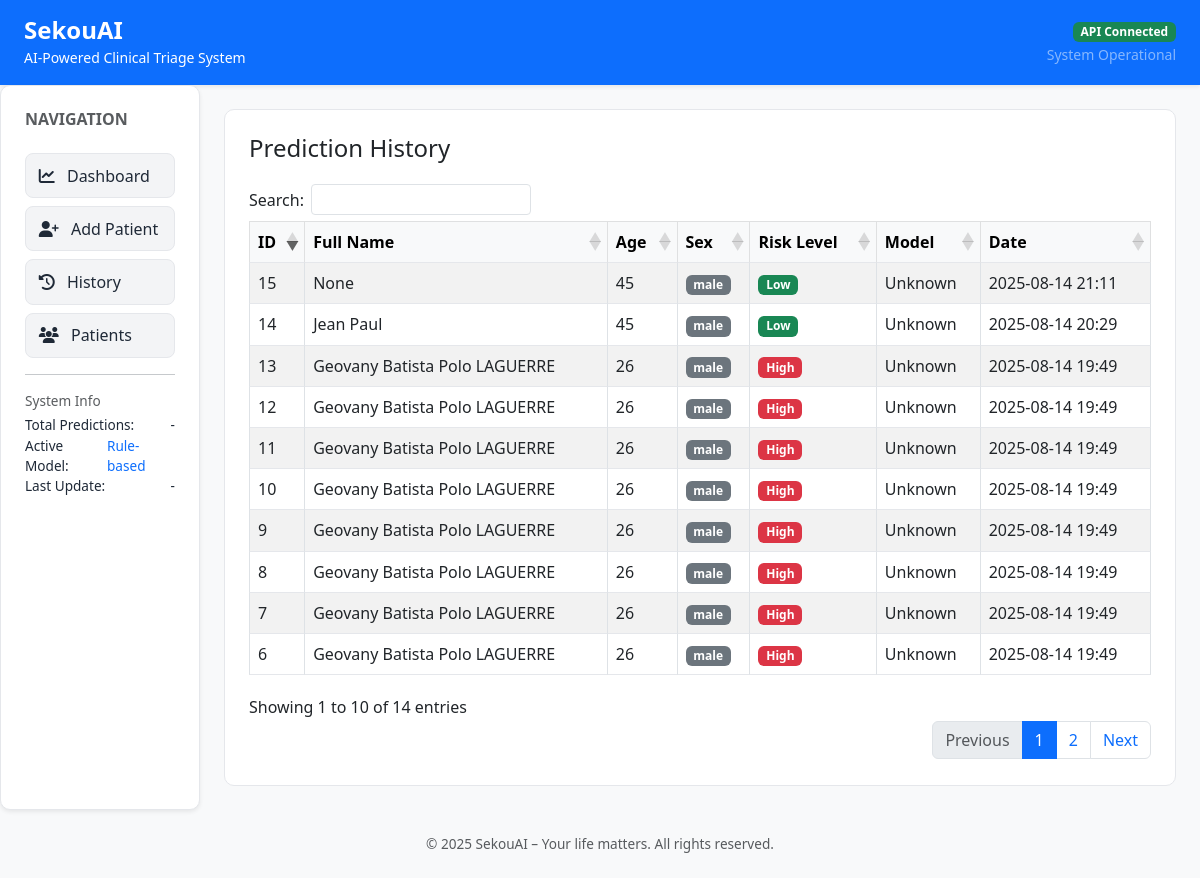
The app's page /history with its own data.
### backend/database.py (models this page shows)
class Prediction(Base):
    __tablename__ = "predictions"
    id = Column(Integer, primary_key=True, index=True)
    risk_level = Column(String, index=True, nullable=False)
    input_data = Column(JSON, nullable=False)
    created_at = Column(DateTime(timezone=True), default=lambda: datetime.now(UTC), nullable=False)

### backend/main.py (the view)
@app.get("/history", response_class=HTMLResponse, tags=["frontend"])
def serve_history(request: Request, db: Session = Depends(get_db)):
    rows: List[Prediction] = db.query(Prediction).order_by(Prediction.created_at.desc()).limit(200).all()
    predictions = []
    for r in rows:
        data = r.input_data or {}
        predictions.append({
            "id": r.id,
            "name": data.get("name", "N/A"),
            "age": data.get("age", "N/A"),
            "sex": data.get("sex", ""),
            "risk_level": r.risk_level,
            "created_at": r.created_at.strftime("%Y-%m-%d %H:%M"),
        })
    return templates.TemplateResponse("history.html", {"request": request, "predictions": predictions})

### frontend/templates/history.html (shortened to what this page needs)
{% extends "layout.html" %}
{% block head %}
  {{ super() }}
  <link rel="stylesheet" href="https://cdn.datatables.net/1.13.6/css/dataTables.bootstrap5.min.css">
  <link rel="stylesheet" href="https://cdn.datatables.net/buttons/2.4.1/css/buttons.bootstrap5.min.css">
  <link rel="stylesheet" href="https://cdn.datatables.net/responsive/2.5.0/css/responsive.bootstrap5.min.css">
{% endblock %}
{% block content %}
<div class="table-container card p-4">
  <h1 class="h4 mb-3">Prediction History</h1>
  <div class="table-responsive">
    <table id="history-table" class="table table-striped table-hover table-bordered table-sm nowrap w-100">
      <thead class="table-light">
        <tr>
          <th>ID</th>
          <th>Full Name</th>
          <th>Age</th>
          <th>Sex</th>
          <th>Risk Level</th>
          <th>Model</th>
          <th>Date</th>
        </tr>
      </thead>
      <tbody>
        {% for p in predictions %}
        <tr>
          <td>{{ p.id }}</td>
          <td>{{ p.name }}</td>
          <td>{{ p.age }}</td>
          <td>
            {% if p.sex %}
              <span class="badge bg-secondary">{{ p.sex }}</span>
            {% else %}
              <span class="text-muted">—</span>
            {% endif %}
          </td>
          <td>
            {% set risk = p.risk_level %}
            {% if risk == 'high' %}
              <span class="badge bg-danger">High</span>
            {% elif risk == 'medium' %}
              <span class="badge bg-warning text-dark">Medium</span>
            {% elif risk == 'low' %}
              <span class="badge bg-success">Low</span>
            {% else %}
              <span class="badge bg-info">{{ risk | capitalize }}</span>
            {% endif %}
          </td>
          <td>{{ p.model or 'Unknown' }}</td>
          <td>{{ p.created_at }}</td>
        </tr>
        {% endfor %}
      </tbody>
    </table>
  </div>
</div>
{% endblock %}

### frontend/templates/layout.html (shortened to what this page needs)
<!DOCTYPE html>
<html lang="en">
<head>
  {% block head %}
  <link href="https://cdn.jsdelivr.net/npm/bootstrap@5.3.0/dist/css/bootstrap.min.css" rel="stylesheet">
  <link rel="stylesheet" href="https://cdnjs.cloudflare.com/ajax/libs/font-awesome/6.4.0/css/all.min.css">
  <link rel="stylesheet" href="{{ url_for('static', path='style.css') }}">
  {% endblock %}
</head>
<body class="bg-light">
  <header class="bg-primary text-white py-3 shadow-sm">
    <div class="container-fluid d-flex justify-content-between align-items-center px-4">
      <div>
        <h1 class="h4 fw-bold mb-0">SekouAI</h1>
        <small>AI-Powered Clinical Triage System</small>
      </div>
      <div class="text-end">
        <span class="badge bg-success">API Connected</span><br>
        <small class="text-white-50">System Operational</small>
      </div>
    </div>
  </header>
  <div class="container-fluid">
    <div class="row">
      <nav class="col-md-3 col-lg-2 d-md-block bg-white sidebar py-4 shadow-sm">
        <div class="d-flex flex-column px-3 gap-2">
          <h6 class="text-muted text-uppercase fw-bold mb-3">Navigation</h6>
          <a href="/" class="nav-link"><i class="fas fa-chart-line me-2"></i> Dashboard</a>
          <a href="/add" class="nav-link"><i class="fas fa-user-plus me-2"></i> Add Patient</a>
          <a href="/history" class="nav-link"><i class="fas fa-history me-2"></i> History</a>
          <a href="/patients" class="nav-link"><i class="fas fa-users me-2"></i> Patients</a>
        </div>
        <hr class="mx-3">
        <div class="px-3 small">
          <p class="text-muted mb-1">System Info</p>
          <div class="d-flex justify-content-between">
            <span>Total Predictions:</span><span id="total-count">-</span>
          </div>
          <div class="d-flex justify-content-between">
            <span>Active Model:</span><span id="active-model" class="text-primary">Rule-based</span>
          </div>
          <div class="d-flex justify-content-between">
            <span>Last Update:</span><span id="last-update">-</span>
          </div>
        </div>
      </nav>
      <main class="col-md-9 ms-sm-auto col-lg-10 px-md-4 py-4">
        {% block content %}{% endblock %}
      </main>
    </div>
  </div>
  <footer class="text-center py-4 text-muted small">
    © 2025 SekouAI – Your life matters. All rights reserved.
  </footer>
</body>
</html>

### frontend/static/style.css (style rules this page uses)
:root { --bg: #f5f7fb; --text: #1f2937; --muted: #6b7280; --card: #ffffff; --primary: #2563eb; --border: #e5e7eb; --low: #10b981; --medium: #f59e0b; --high: #ef4444; }
* { box-sizing: border-box; }
body { margin: 0; font-family: ui-sans-serif, system-ui, -apple-system, "Segoe UI", Roboto, "Helvetica Neue", Arial; background: var(--bg); color: var(--text); }
.sidebar { background: var(--card); border: 1px solid var(--border); border-radius: 10px; padding: 0.5rem; }
.nav-link { background: #f3f4f6; border: 1px solid var(--border); text-align: left; padding: 0.6rem 0.8rem; border-radius: 8px; cursor: pointer; }
.card { background: var(--card); border: 1px solid var(--border); border-radius: 10px; padding: 1rem; }
.small { font-size: 0.85rem; }
.table { width: 100%; border-collapse: collapse; }
.table th, .table td { border-bottom: 1px solid var(--border); padding: 0.5rem; text-align: left; vertical-align: top; }
.nowrap { white-space: nowrap; }

### records on screen
Prediction: id "15", name "None", age "45", sex "male", risk_level "Low", model "Unknown", created_at "2025-08-14 21:11"
Prediction: id "14", name "Jean Paul", age "45", sex "male", risk_level "Low", model "Unknown", created_at "2025-08-14 20:29"
Prediction: id "13", name "Geovany Batista Polo LAGUERRE", age "26", sex "male", risk_level "High", model "Unknown", created_at "2025-08-14 19:49"
Prediction: id "12", name "Geovany Batista Polo LAGUERRE", age "26", sex "male", risk_level "High", model "Unknown", created_at "2025-08-14 19:49"
Prediction: id "11", name "Geovany Batista Polo LAGUERRE", age "26", sex "male", risk_level "High", model "Unknown", created_at "2025-08-14 19:49"
Prediction: id "10", name "Geovany Batista Polo LAGUERRE", age "26", sex "male", risk_level "High", model "Unknown", created_at "2025-08-14 19:49"
Prediction: id "9", name "Geovany Batista Polo LAGUERRE", age "26", sex "male", risk_level "High", model "Unknown", created_at "2025-08-14 19:49"
Prediction: id "8", name "Geovany Batista Polo LAGUERRE", age "26", sex "male", risk_level "High", model "Unknown", created_at "2025-08-14 19:49"
Prediction: id "7", name "Geovany Batista Polo LAGUERRE", age "26", sex "male", risk_level "High", model "Unknown", created_at "2025-08-14 19:49"
Prediction: id "6", name "Geovany Batista Polo LAGUERRE", age "26", sex "male", risk_level "High", model "Unknown", created_at "2025-08-14 19:49"
